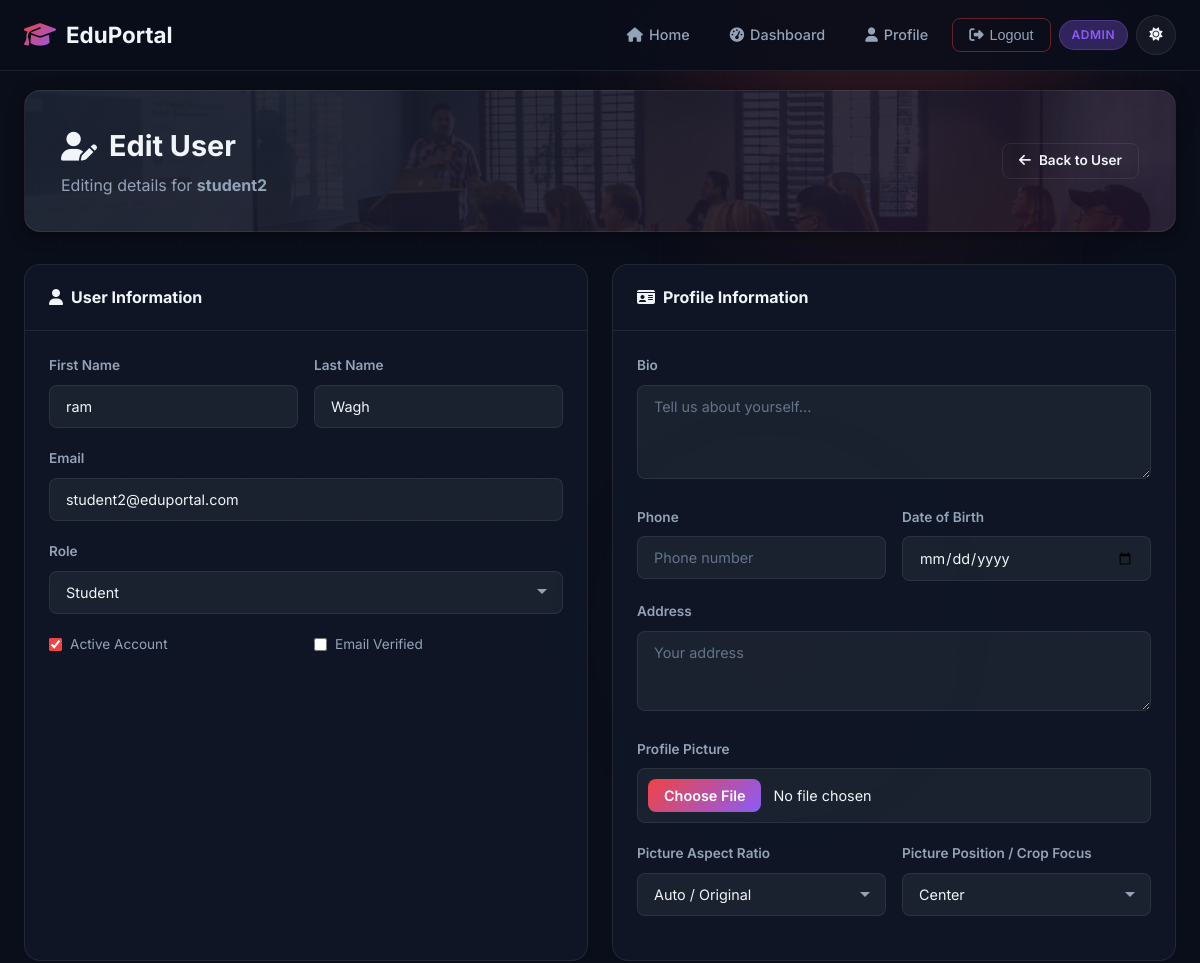
Page /dashboard/admin-panel/user/4/edit/ (signed in, upper part) on the earlier database version.
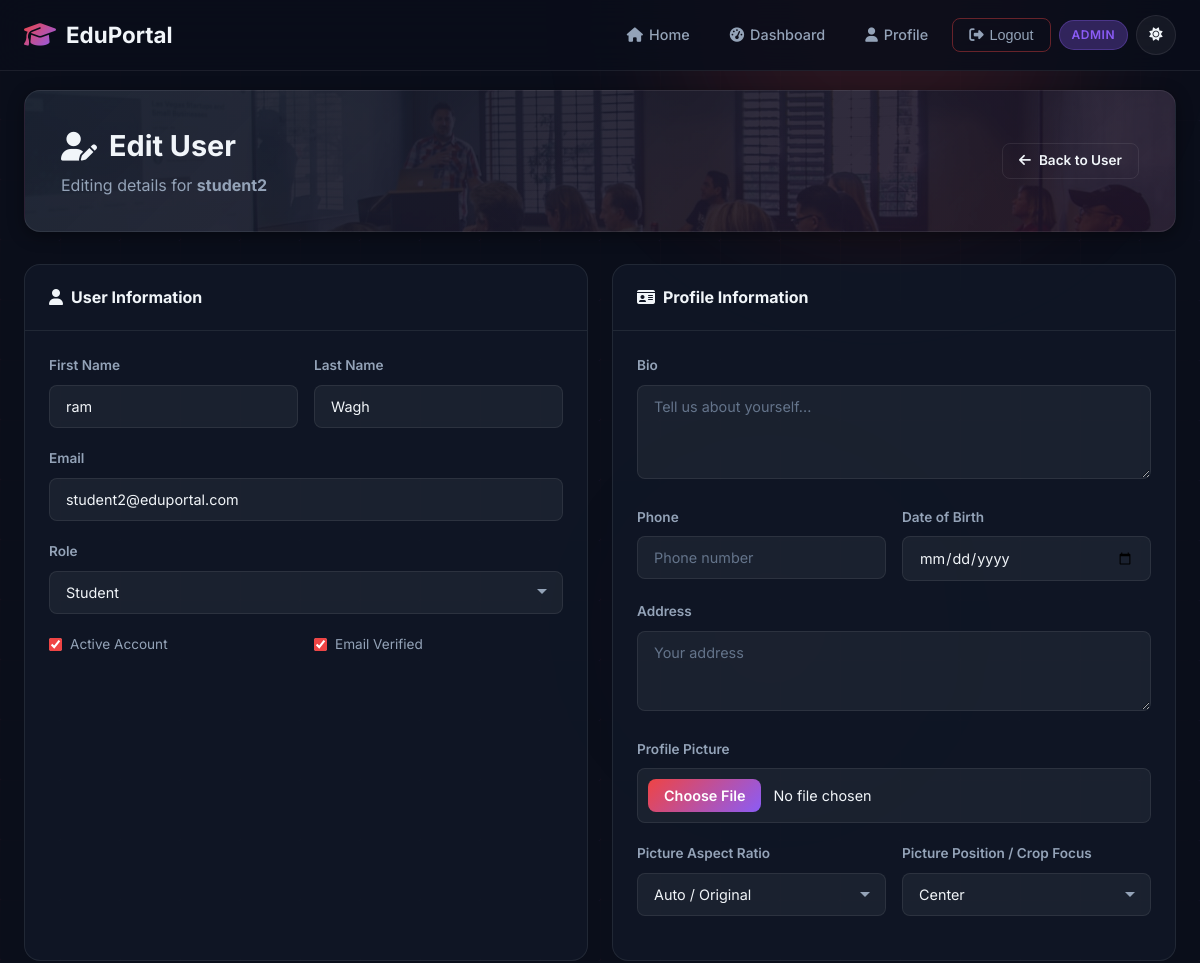
Same page on the later database version.
### accounts/models.py (models this page shows, shortened)
class User(AbstractUser):
    class Role(models.TextChoices):
        STUDENT = 'student', 'Student'
        TEACHER = 'teacher', 'Teacher'
        ADMIN = 'admin', 'Admin'
    role = models.CharField(
        max_length=10,
        choices=Role.choices,
        default=Role.STUDENT,
    )
    email = models.EmailField(unique=True)
    is_email_verified = models.BooleanField(default=False)
    failed_login_attempts = models.IntegerField(default=0)
    lockout_until = models.DateTimeField(null=True, blank=True)
    @property
    def is_admin_user(self):
        return self.role == self.Role.ADMIN

### dashboard/views.py (the view)
# urls.py: path('admin-panel/user/<int:user_id>/edit/', views.admin_edit_user, name='admin_edit_user'),
@admin_required
def admin_edit_user(request, user_id):
    managed_user = get_object_or_404(User, pk=user_id)
    profile, _ = Profile.objects.get_or_create(user=managed_user)
    student_detail = StudentDetail.objects.filter(user=managed_user).first()
    if request.method == 'POST':
        user_form = AdminEditUserForm(request.POST, instance=managed_user)
        profile_form = ProfileUpdateForm(request.POST, request.FILES, instance=profile)
        student_form = None
        if managed_user.is_student:
            if student_detail is None:
                student_detail = StudentDetail(user=managed_user)
            student_form = StudentDetailForm(request.POST, instance=student_detail)
        forms_valid = user_form.is_valid() and profile_form.is_valid()
        if student_form:
            forms_valid = forms_valid and student_form.is_valid()
        if forms_valid:
            user_form.save()
            profile_form.save()
            if student_form:
                student_form.save()
            messages.success(request, f'User "{managed_user.username}" updated successfully!')
            return redirect('dashboard:admin_manage_user', user_id=user_id)
    else:
        user_form = AdminEditUserForm(instance=managed_user)
        profile_form = ProfileUpdateForm(instance=profile)
        student_form = StudentDetailForm(instance=student_detail) if student_detail else None
    context = {
        'managed_user': managed_user,
        'user_form': user_form,
        'profile_form': profile_form,
        'student_form': student_form,
        'student_detail': student_detail,
    }
    return render(request, 'dashboard/admin_edit_user.html', context)

### accounts/forms.py
class AdminEditUserForm(forms.ModelForm):
    class Meta:
        model = User
        fields = ['first_name', 'last_name', 'email', 'role', 'is_active', 'is_email_verified']
        widgets = {
            'first_name': forms.TextInput(attrs={
                'class': 'form-input',
                'placeholder': 'First name',
            }),
            'last_name': forms.TextInput(attrs={
                'class': 'form-input',
                'placeholder': 'Last name',
            }),
            'email': forms.EmailInput(attrs={
                'class': 'form-input',
                'placeholder': 'Email address',
            }),
            'role': forms.Select(attrs={'class': 'form-input'}),
            'is_active': forms.CheckboxInput(attrs={'class': 'form-checkbox'}),
            'is_email_verified': forms.CheckboxInput(attrs={'class': 'form-checkbox'}),
        }

### templates/dashboard/admin_edit_user.html (shortened to what the changed rows need)
{% extends 'base.html' %}
{% block content %}
<section class="dashboard-section">
    <div class="dashboard-container">
        <div class="dashboard-header">
            <div class="dashboard-welcome">
                <h1><i class="fas fa-user-edit"></i> Edit User</h1>
                <p>Editing details for <strong>{{ managed_user.username }}</strong></p>
            </div>
        </div>
        <form method="POST" enctype="multipart/form-data">
            <div class="dashboard-grid">
                <div class="dashboard-card">
                    <div class="card-header">
                        <h2><i class="fas fa-user"></i> User Information</h2>
                    </div>
                    <div class="card-body">
                        <div class="form-row">
                            <div class="form-group">
                                <label class="form-label">First Name</label>
                                {{ user_form.first_name }}
                            </div>
                            <div class="form-group">
                                <label class="form-label">Last Name</label>
                                {{ user_form.last_name }}
                            </div>
                        </div>
                        <div class="form-group">
                            <label class="form-label">Email</label>
                            {{ user_form.email }}
                        </div>
                        <div class="form-group">
                            <label class="form-label">Role</label>
                            {{ user_form.role }}
                        </div>
                        <div class="form-row">
                            <div class="form-group checkbox-group">
                                <label class="checkbox-label">
                                    {{ user_form.is_active }}
                                    <span>Active Account</span>
                                </label>
                            </div>
                            <div class="form-group checkbox-group">
                                <label class="checkbox-label">
                                    {{ user_form.is_email_verified }}
                                    <span>Email Verified</span>
                                </label>
                            </div>
                        </div>
                    </div>
                </div>
                <div class="dashboard-card">
                    <div class="card-header">
                        <h2><i class="fas fa-id-card"></i> Profile Information</h2>
                    </div>
                </div>
            </div>
        </form>
    </div>
</section>
{% endblock %}

Differences in the rows shown:
changed User "student2": is_email_verified "☐" → "☑"
